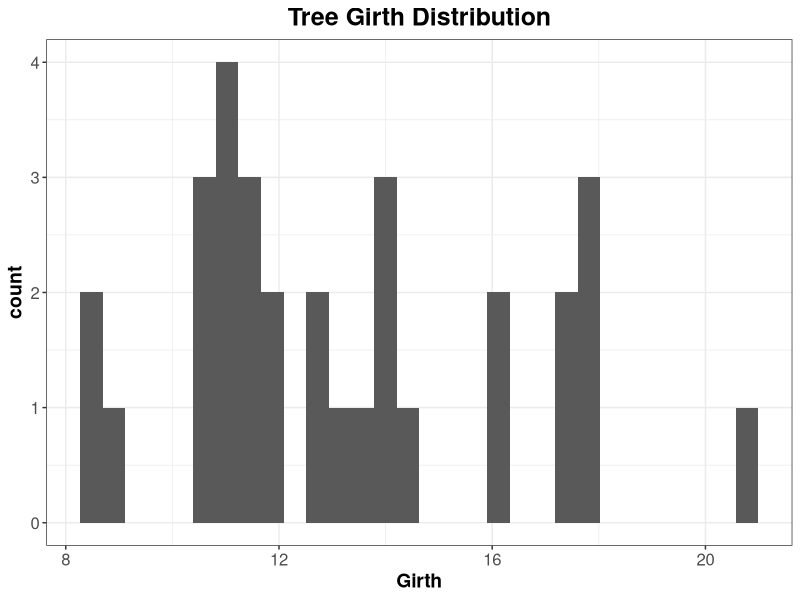
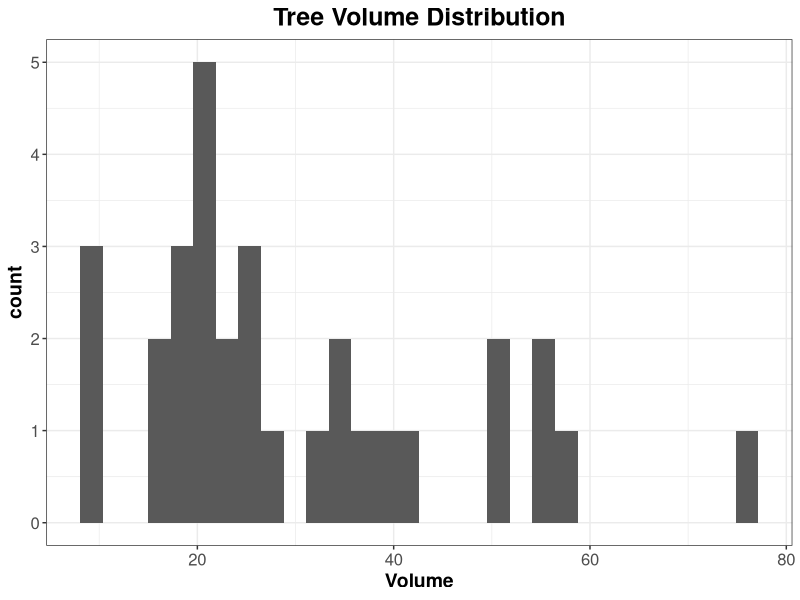
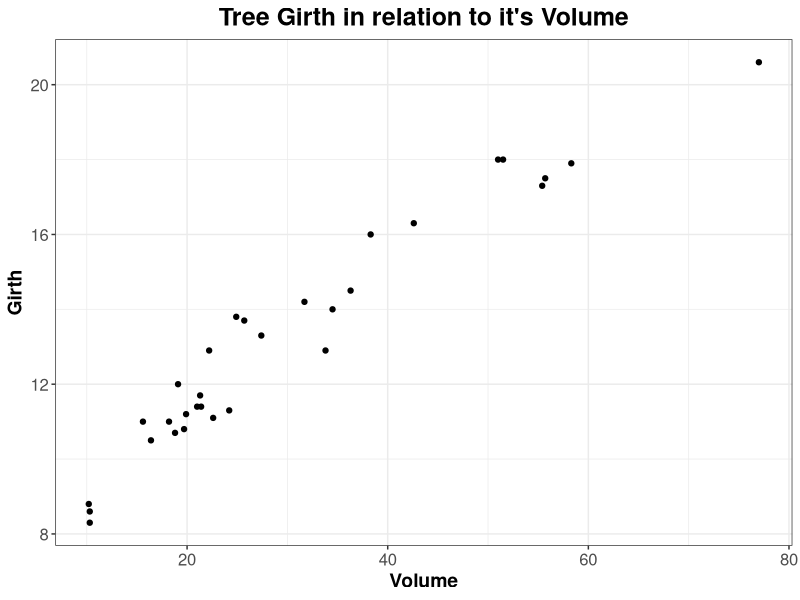

Recreate these plots in R, in order.
## ---- chunk 1
library(ggplot2)

## ---- chunk 2
data("trees")
head(trees)

## ---- chunk 3
ggplot(data = trees) +
  geom_histogram(
    mapping = aes(Girth)) +
  labs(title= "Tree Girth Distribution") +
  theme_bw() +
  theme(
    plot.title = element_text(size = 18, face = "bold", hjust = 0.5),
    axis.title.x = element_text(size = 14, face = "bold"),
    axis.title.y = element_text(size = 14, face = "bold"),
    axis.text.x = element_text(size = 12),
    axis.text.y = element_text(size = 12)
  )

## ---- chunk 4
ggplot(data = trees) +
  geom_histogram(
    mapping = aes(Volume)) +
  labs(title= "Tree Volume Distribution") +
  theme_bw() +
  theme(
    plot.title = element_text(size = 18, face = "bold", hjust = 0.5),
    axis.title.x = element_text(size = 14, face = "bold"),
    axis.title.y = element_text(size = 14, face = "bold"),
    axis.text.x = element_text(size = 12),
    axis.text.y = element_text(size = 12)
  )

## ---- chunk 5
ggplot(data = trees) +
  geom_point(
    mapping = aes(Volume, Girth)) +
  labs(title= "Tree Girth in relation to it's Volume") +
  theme_bw() +
  theme(
    plot.title = element_text(size = 18, face = "bold", hjust = 0.5),
    axis.title.x = element_text(size = 14, face = "bold"),
    axis.title.y = element_text(size = 14, face = "bold"),
    axis.text.x = element_text(size = 12),
    axis.text.y = element_text(size = 12)
  ) 

## ---- chunk 6
shapiro.test(trees$Volume)
## ---- chunk 7
shapiro.test(trees$Girth)
